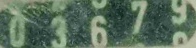
#> input picture assets/raw/meter.png, 196 x 48 px
$ python features.py ../../assets/raw/meter.png
#> lines starting #> are read from the running program, lines starting #| are printed output that depends on the picture; after the words box and inside, x2 and y2 are one past the last pixel; in counts of white or black regions, pixels touching at a corner belong together
"""
Week 10 - Feature detection & matching (runnable).
Detect Harris corners and ORB keypoints, then match ORB features between an
image and a rotated/scaled copy - and show how the ratio test cleans up matches.

Usage:
    python features.py [path-to-image]

Defaults to a real vehicle image from E:/data.
"""
import sys, cv2, numpy as np

DEFAULT = "E:/data/Vehicle_classes/car_images_/65cf04a8-121b-4175-a105-b3beba6453d2.jpg"
OUT = "."


def save(name, im):
    cv2.imwrite(f"{OUT}/{name}.png", im)
    print("wrote", name)


def main(path):
#> called with path = '../../assets/raw/meter.png'
    img = cv2.imread(path)
#> img is the input picture: shape (48, 196, 3); mean B, G, R 93.7, 112.5, 90.7
    if img is None:
        print("could not read", path); return
    img = cv2.resize(img, (300, 300))
#> img: shape (300, 300, 3)
    g = cv2.cvtColor(img, cv2.COLOR_BGR2GRAY)
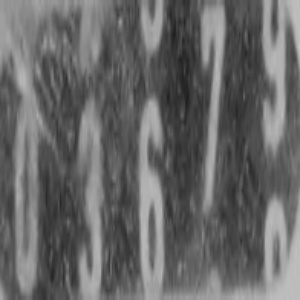
#> g: shape (300, 300); min 27, max 197, mean 103.6

    # --- Harris corners ---
    harris = cv2.cornerHarris(np.float32(g), 2, 3, 0.04)
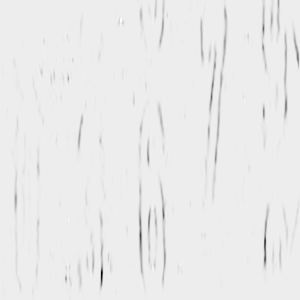
#> harris: shape (300, 300) float32; min -814823.1, max 59137.8, mean -8559.5; drawn with min black and max white
    canvas = img.copy()
    canvas[harris > 0.01 * harris.max()] = [0, 0, 255]
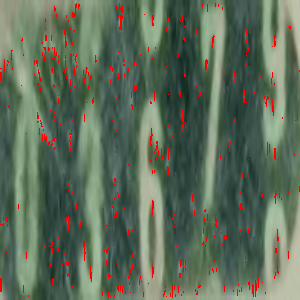
#> canvas: shape (300, 300, 3); mean B, G, R 90.9, 109.2, 95.3
    save("out_harris", canvas)

    # --- ORB keypoints ---
    orb = cv2.ORB_create(500)
    kp = orb.detect(g, None)
#> kp = 59 keypoints; strongest (x, y, size): (149, 102, 92.6), (152, 102, 77.1), (151, 102, 64.3), (155, 140, 92.6)
    save("out_orb", cv2.drawKeypoints(
        img, kp, None, color=(0, 255, 0),
        flags=cv2.DrawMatchesFlags_DRAW_RICH_KEYPOINTS))
#> call 2 of save, with name = 'out_orb'
#> in save (call 2), `cv2.imwrite(f"{OUT}/{name}.png", im)`:
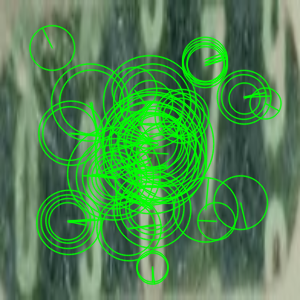
#> saved as out_orb.png: shape (300, 300, 3); mean B, G, R 80.7, 134.3, 78.6
    print("ORB keypoints:", len(kp))
#| ORB keypoints: 59

    # --- matching to a rotated + scaled copy ---
    M = cv2.getRotationMatrix2D((150, 150), 30, 0.8)
    img2 = cv2.warpAffine(img, M, (300, 300))
    g2 = cv2.cvtColor(img2, cv2.COLOR_BGR2GRAY)
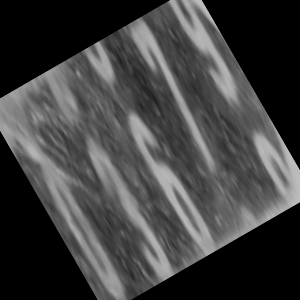
#> g2: shape (300, 300); min 0, max 197, mean 64.8
    kp1, des1 = orb.detectAndCompute(g, None)
#> kp1 has the same summary as kp
    kp2, des2 = orb.detectAndCompute(g2, None)
#> kp2 = 176 keypoints; strongest (x, y, size): (97, 42, 37.2), (98, 42, 31), (95, 45, 31), (88, 49, 44.6)

    # cross-check matching
    bf = cv2.BFMatcher(cv2.NORM_HAMMING, crossCheck=True)
    cross = sorted(bf.match(des1, des2), key=lambda m: m.distance)
#> cross = 49 matches
    save("out_matches_crosscheck", cv2.drawMatches(
        img, kp1, img2, kp2, cross[:30], None,
        flags=cv2.DrawMatchesFlags_NOT_DRAW_SINGLE_POINTS))
#> call 3 of save, with name = 'out_matches_crosscheck'
#> in save (call 3), `cv2.imwrite(f"{OUT}/{name}.png", im)`:
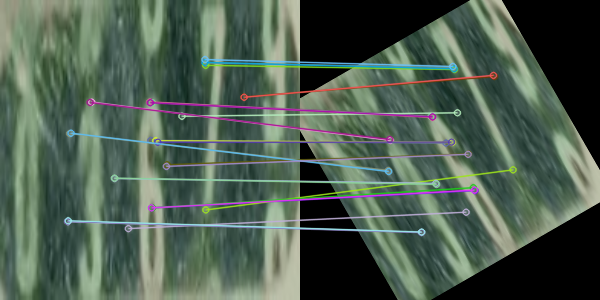
#> saved as out_matches_crosscheck.png: shape (300, 600, 3); mean B, G, R 79.9, 93.6, 76.8

    # ratio-test matching (Lowe)
    bf2 = cv2.BFMatcher(cv2.NORM_HAMMING)
    knn = bf2.knnMatch(des1, des2, k=2)
#> knn = 59 matches
    good = [m for m, n in knn if m.distance < 0.75 * n.distance]
#> good = 30 matches
    save("out_matches_ratio", cv2.drawMatches(
        img, kp1, img2, kp2, good[:30], None,
        flags=cv2.DrawMatchesFlags_NOT_DRAW_SINGLE_POINTS))
#> call 4 of save, with name = 'out_matches_ratio'
#> in save (call 4), `cv2.imwrite(f"{OUT}/{name}.png", im)`:
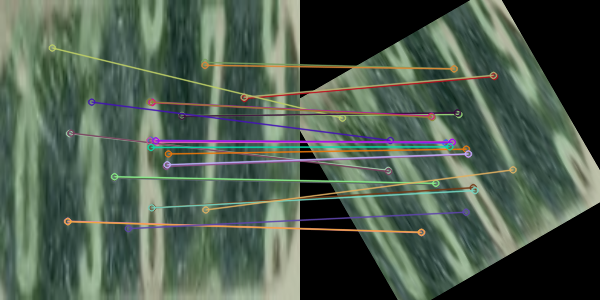
#> saved as out_matches_ratio.png: shape (300, 600, 3); mean B, G, R 78.1, 92.6, 77.4

    print(f"cross-check matches: {len(cross)}")
#| cross-check matches: 49
    print(f"raw knn pairs: {len(knn)}  ->  ratio-test kept: {len(good)}")
#| raw knn pairs: 59  ->  ratio-test kept: 30
    print("Lesson: the ratio test discards ambiguous matches, "
          "leaving a cleaner set to estimate a transform (Week 11).")


if __name__ == "__main__":
    main(sys.argv[1] if len(sys.argv) > 1 else DEFAULT)
